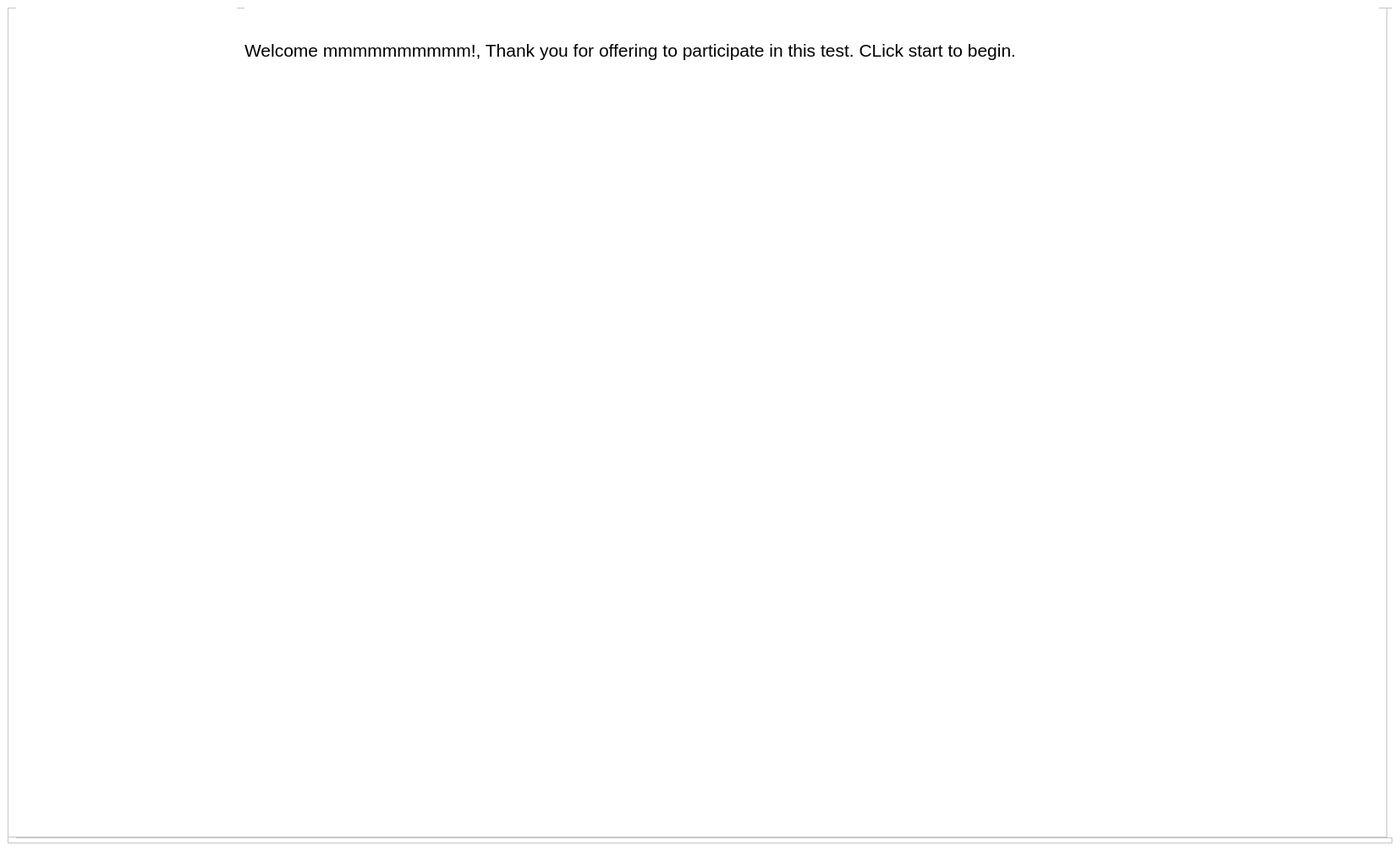
<?xml version="1.0" encoding="UTF-8"?>
<ui version="4.0">
 <class>surveyWindow</class>
 <widget class="QMainWindow" name="surveyWindow">
  <property name="geometry">
   <rect>
    <x>0</x>
    <y>0</y>
    <width>1655</width>
    <height>1006</height>
   </rect>
  </property>
  <property name="windowTitle">
   <string>SANS Survey Window</string>
  </property>
  <property name="styleSheet">
   <string notr="true">*{
	background-color: white;
}
</string>
  </property>
  <widget class="QWidget" name="centralwidget">
   <layout class="QGridLayout" name="gridLayout_2">
    <item row="0" column="1">
     <layout class="QGridLayout" name="gridLayout">
      <item row="0" column="1">
       <widget class="QFrame" name="finishFrame">
        <property name="styleSheet">
         <string notr="true">*{
		font: 75 18pt &quot;Comic Sans MS&quot;;
}</string>
        </property>
        <property name="frameShape">
         <enum>QFrame::StyledPanel</enum>
        </property>
        <property name="frameShadow">
         <enum>QFrame::Raised</enum>
        </property>
        <widget class="QLabel" name="emojiLabel">
         <property name="geometry">
          <rect>
           <x>10</x>
           <y>20</y>
           <width>221</width>
           <height>211</height>
          </rect>
         </property>
         <property name="styleSheet">
          <string notr="true">image: url(:/emojis/master.jpg);
image: url(:/emojis/intermediate.png);
image: url(:/emojis/leveler.png);</string>
         </property>
         <property name="text">
          <string>&lt;html&gt;&lt;head/&gt;&lt;body&gt;&lt;p&gt;&lt;br/&gt;&lt;/p&gt;&lt;/body&gt;&lt;/html&gt;</string>
         </property>
        </widget>
        <widget class="QLabel" name="label_2">
         <property name="geometry">
          <rect>
           <x>240</x>
           <y>70</y>
           <width>1381</width>
           <height>91</height>
          </rect>
         </property>
         <property name="styleSheet">
          <string notr="true">*{
font: 75 17pt &quot;Comic Sans MS&quot;;
}</string>
         </property>
         <property name="text">
          <string>&lt;html&gt;&lt;head/&gt;&lt;body&gt;&lt;p&gt;&lt;span style=&quot; font-size:16pt; font-weight:400;&quot;&gt;THANK YOU FOR TAKING YOUR TIME TO FILL THIS SURVEY, DO HAVE A LOVELY DAY !&lt;/span&gt;&lt;/p&gt;&lt;/body&gt;&lt;/html&gt;</string>
         </property>
        </widget>
        <widget class="QLabel" name="label_3">
         <property name="geometry">
          <rect>
           <x>340</x>
           <y>160</y>
           <width>1001</width>
           <height>91</height>
          </rect>
         </property>
         <property name="text">
          <string>&lt;html&gt;&lt;head/&gt;&lt;body&gt;&lt;p align=&quot;center&quot;&gt;&lt;span style=&quot; font-size:24pt; font-weight:600;&quot;&gt;Your Score :&lt;/span&gt;&lt;/p&gt;&lt;/body&gt;&lt;/html&gt;</string>
         </property>
        </widget>
        <widget class="QLabel" name="scoreLabel">
         <property name="geometry">
          <rect>
           <x>340</x>
           <y>270</y>
           <width>1001</width>
           <height>191</height>
          </rect>
         </property>
         <property name="styleSheet">
          <string notr="true">font: 75 72pt &quot;Comic Sans MS&quot;;</string>
         </property>
         <property name="text">
          <string>&lt;html&gt;&lt;head/&gt;&lt;body&gt;&lt;p align=&quot;center&quot;&gt;0&lt;/p&gt;&lt;p align=&quot;center&quot;&gt;0&lt;/p&gt;&lt;/body&gt;&lt;/html&gt;</string>
         </property>
        </widget>
        <widget class="QLabel" name="commentLabel">
         <property name="geometry">
          <rect>
           <x>120</x>
           <y>490</y>
           <width>1401</width>
           <height>121</height>
          </rect>
         </property>
         <property name="text">
          <string>&lt;html&gt;&lt;head/&gt;&lt;body&gt;&lt;p align=&quot;center&quot;&gt;You Can Be Better with a Cyber user security awareness training!!&lt;/p&gt;&lt;/body&gt;&lt;/html&gt;</string>
         </property>
        </widget>
        <widget class="QFrame" name="startPageFrame">
         <property name="geometry">
          <rect>
           <x>10</x>
           <y>0</y>
           <width>1631</width>
           <height>982</height>
          </rect>
         </property>
         <property name="styleSheet">
          <string notr="true">*{
	
	background-color: rgb(255, 255, 255);
	
	font: 75 italic 18pt &quot;Comic Sans MS&quot;;
}</string>
         </property>
         <property name="frameShape">
          <enum>QFrame::StyledPanel</enum>
         </property>
         <property name="frameShadow">
          <enum>QFrame::Raised</enum>
         </property>
         <widget class="QRadioButton" name="option3_2">
          <property name="geometry">
           <rect>
            <x>816</x>
            <y>1060</y>
            <width>1211</width>
            <height>91</height>
           </rect>
          </property>
          <property name="text">
           <string>no</string>
          </property>
         </widget>
         <widget class="QRadioButton" name="option1">
          <property name="geometry">
           <rect>
            <x>80</x>
            <y>220</y>
            <width>1501</width>
            <height>81</height>
           </rect>
          </property>
          <property name="text">
           <string>yes</string>
          </property>
         </widget>
         <widget class="QLabel" name="questionLabel_2">
          <property name="geometry">
           <rect>
            <x>30</x>
            <y>100</y>
            <width>1581</width>
            <height>131</height>
           </rect>
          </property>
          <property name="text">
           <string>&lt;html&gt;&lt;head/&gt;&lt;body&gt;&lt;p&gt;&lt;span style=&quot; font-size:12pt;&quot;&gt;&amp;quot;Do you use the same passwords for your work accounts as you do for your personnal accounts at home, such as facebook,twitter or your personnal email accounts?&amp;quot;,&lt;/span&gt;&lt;/p&gt;&lt;/body&gt;&lt;/html&gt;</string>
          </property>
         </widget>
         <widget class="QRadioButton" name="option2">
          <property name="geometry">
           <rect>
            <x>80</x>
            <y>310</y>
            <width>1501</width>
            <height>81</height>
           </rect>
          </property>
          <property name="text">
           <string>yes</string>
          </property>
         </widget>
         <widget class="QPushButton" name="pushButton">
          <property name="geometry">
           <rect>
            <x>1146</x>
            <y>1180</y>
            <width>361</width>
            <height>141</height>
           </rect>
          </property>
          <property name="styleSheet">
           <string notr="true">*{
	border-radius: 40%;
	background-image: url(:/images/nextt.png);
}</string>
          </property>
          <property name="text">
           <string/>
          </property>
         </widget>
         <widget class="QRadioButton" name="option3">
          <property name="geometry">
           <rect>
            <x>80</x>
            <y>400</y>
            <width>1501</width>
            <height>81</height>
           </rect>
          </property>
          <property name="text">
           <string>yes</string>
          </property>
         </widget>
         <widget class="QPushButton" name="nextBtn">
          <property name="geometry">
           <rect>
            <x>760</x>
            <y>520</y>
            <width>251</width>
            <height>101</height>
           </rect>
          </property>
          <property name="styleSheet">
           <string notr="true">image: url(:/images/nextt.png);</string>
          </property>
          <property name="text">
           <string/>
          </property>
         </widget>
         <widget class="QPushButton" name="backBtn">
          <property name="geometry">
           <rect>
            <x>550</x>
            <y>510</y>
            <width>171</width>
            <height>111</height>
           </rect>
          </property>
          <property name="styleSheet">
           <string notr="true">image: url(:/images/back.jpg);</string>
          </property>
          <property name="text">
           <string/>
          </property>
         </widget>
         <widget class="QLabel" name="label_18">
          <property name="geometry">
           <rect>
            <x>100</x>
            <y>0</y>
            <width>111</width>
            <height>41</height>
           </rect>
          </property>
          <property name="font">
           <font>
            <family>Comic Sans MS</family>
            <pointsize>18</pointsize>
            <weight>9</weight>
            <italic>true</italic>
            <bold>false</bold>
           </font>
          </property>
          <property name="text">
           <string>&lt;html&gt;&lt;head/&gt;&lt;body&gt;&lt;p&gt;&lt;span style=&quot; font-size:12pt;&quot;&gt;HomePage&lt;/span&gt;&lt;/p&gt;&lt;/body&gt;&lt;/html&gt;</string>
          </property>
         </widget>
         <widget class="QPushButton" name="homeBtn">
          <property name="geometry">
           <rect>
            <x>0</x>
            <y>0</y>
            <width>71</width>
            <height>61</height>
           </rect>
          </property>
          <property name="styleSheet">
           <string notr="true">image: url(:/newPrefix/homepage.png);</string>
          </property>
          <property name="text">
           <string/>
          </property>
         </widget>
        </widget>
        <widget class="QFrame" name="welcomeFrame">
         <property name="geometry">
          <rect>
           <x>0</x>
           <y>0</y>
           <width>1631</width>
           <height>981</height>
          </rect>
         </property>
         <property name="frameShape">
          <enum>QFrame::StyledPanel</enum>
         </property>
         <property name="frameShadow">
          <enum>QFrame::Raised</enum>
         </property>
         <widget class="QLabel" name="welcomeIcon">
          <property name="geometry">
           <rect>
            <x>10</x>
            <y>0</y>
            <width>261</width>
            <height>251</height>
           </rect>
          </property>
          <property name="styleSheet">
           <string notr="true">background-image: url(:/images/welcome.jpg);</string>
          </property>
          <property name="text">
           <string>&lt;html&gt;&lt;head/&gt;&lt;body&gt;&lt;p&gt;&lt;br/&gt;&lt;/p&gt;&lt;/body&gt;&lt;/html&gt;</string>
          </property>
         </widget>
         <widget class="QLabel" name="welcomeLabel">
          <property name="geometry">
           <rect>
            <x>280</x>
            <y>0</y>
            <width>1341</width>
            <height>101</height>
           </rect>
          </property>
          <property name="text">
           <string>&lt;html&gt;&lt;head/&gt;&lt;body&gt;&lt;p&gt;&lt;span style=&quot; font-size:16pt;&quot;&gt;Welcome mmmmmmmmmm!, Thank you for offering to participate in this test. CLick start to begin.&lt;/span&gt;&lt;/p&gt;&lt;/body&gt;&lt;/html&gt;</string>
          </property>
         </widget>
         <widget class="QLabel" name="logoIcon">
          <property name="geometry">
           <rect>
            <x>610</x>
            <y>100</y>
            <width>541</width>
            <height>621</height>
           </rect>
          </property>
          <property name="styleSheet">
           <string notr="true">background-image: url(:/newPrefix/user_awareness1.png);</string>
          </property>
          <property name="text">
           <string>&lt;html&gt;&lt;head/&gt;&lt;body&gt;&lt;p&gt;&lt;br/&gt;&lt;/p&gt;&lt;/body&gt;&lt;/html&gt;</string>
          </property>
         </widget>
         <widget class="QPushButton" name="startbtn">
          <property name="geometry">
           <rect>
            <x>800</x>
            <y>760</y>
            <width>221</width>
            <height>201</height>
           </rect>
          </property>
          <property name="styleSheet">
           <string notr="true">*{
	border-radius: 40%;
	
	background-image: url(:/images/start.png);
}</string>
          </property>
          <property name="text">
           <string/>
          </property>
         </widget>
        </widget>
       </widget>
      </item>
     </layout>
    </item>
   </layout>
  </widget>
 </widget>
 <resources>
  <include location="images/source.qrc"/>
  <include location="images/resource.qrc"/>
  <include location="images/emoji.qrc"/>
 </resources>
 <connections/>
</ui>
